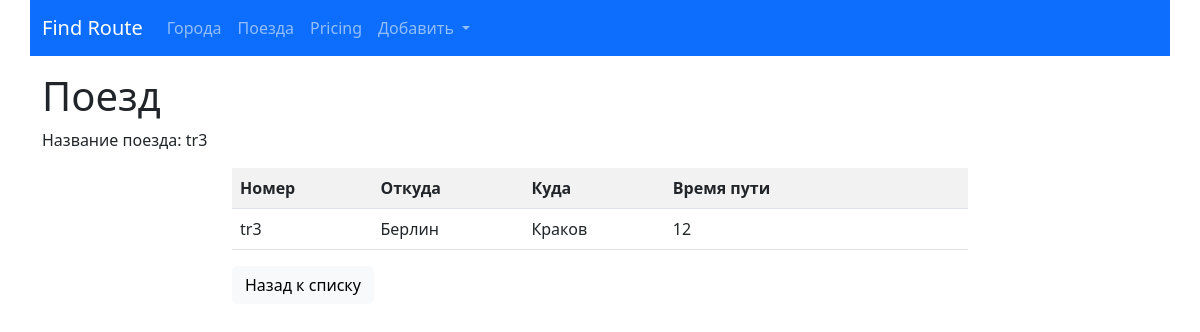
The page /trains/detail/3 on the database its author committed.
### trains/models.py (models this page shows, shortened)
class Train(models.Model):
    name = models.CharField(max_length=50,
                            unique=True,
                            verbose_name='Номер поезда')
    travel_time = models.PositiveSmallIntegerField(verbose_name='Время в пути')
    from_city = models.ForeignKey(City,
                                  on_delete=models.CASCADE,
                                  related_name='from_city_set',
                                  verbose_name='Из какого города')
    to_city = models.ForeignKey('cities.City',
                                on_delete=models.CASCADE,
                                related_name='to_city_set',
                                verbose_name='В какой город')
    class Meta:
        verbose_name = "Поезд"
        verbose_name_plural = "Поезда"
        ordering = ['travel_time']

### cities/models.py (models this page shows, shortened)
class City(models.Model):
    name = models.CharField(max_length=100, unique=True, verbose_name="Название")
    def __str__(self):
        return self.name
    class Meta:
        verbose_name = "Город"
        verbose_name_plural = "Города"
        ordering = ['name']

### trains/views.py (the view)
# urls.py: path('detail/<int:pk>', TrainDetailView.as_view(), name="detail"),
class TrainDetailView(DetailView):
    queryset = Train.objects.all()
    template_name = "trains/detail.html"

### trains/templates/trains/detail.html (shortened to what this page needs)
{% extends 'base.html' %}
{% block content%}
<h1>Поезд</h1>
<div class="row">
    <div class="col-md">
      <p>Название поезда: {{object.name}}</p>
    </div>
</div>
<div class="row">
    <div class="col-md-8 mx-auto">
        <table class="table table-striped">
            <tr>
                <th>Номер</th>
                <th>Откуда</th>
                <th>Куда</th>
                <th>Время пути</th>
                <th>&nbsp;</th>
                <th>&nbsp;</th>
            </tr>
            <tr>
              <td>{{object.name}}</td>
                <td>{{object.from_city}}</td>
                <td>{{object.to_city}}</td>
                <td>{{object.travel_time}}</td>
                <td>&nbsp;</td>
                <td>&nbsp;</td>
            </tr>
        </table>
        <a href="{% url 'trains:home' %}">
            <button type="button" class="btn btn-light">Назад к списку</button>
        </a>
    </div>
</div>
{% endblock %}

### rows shown on the page
Train: name "tr3", from_city "Берлин", to_city "Краков", travel_time "12"
